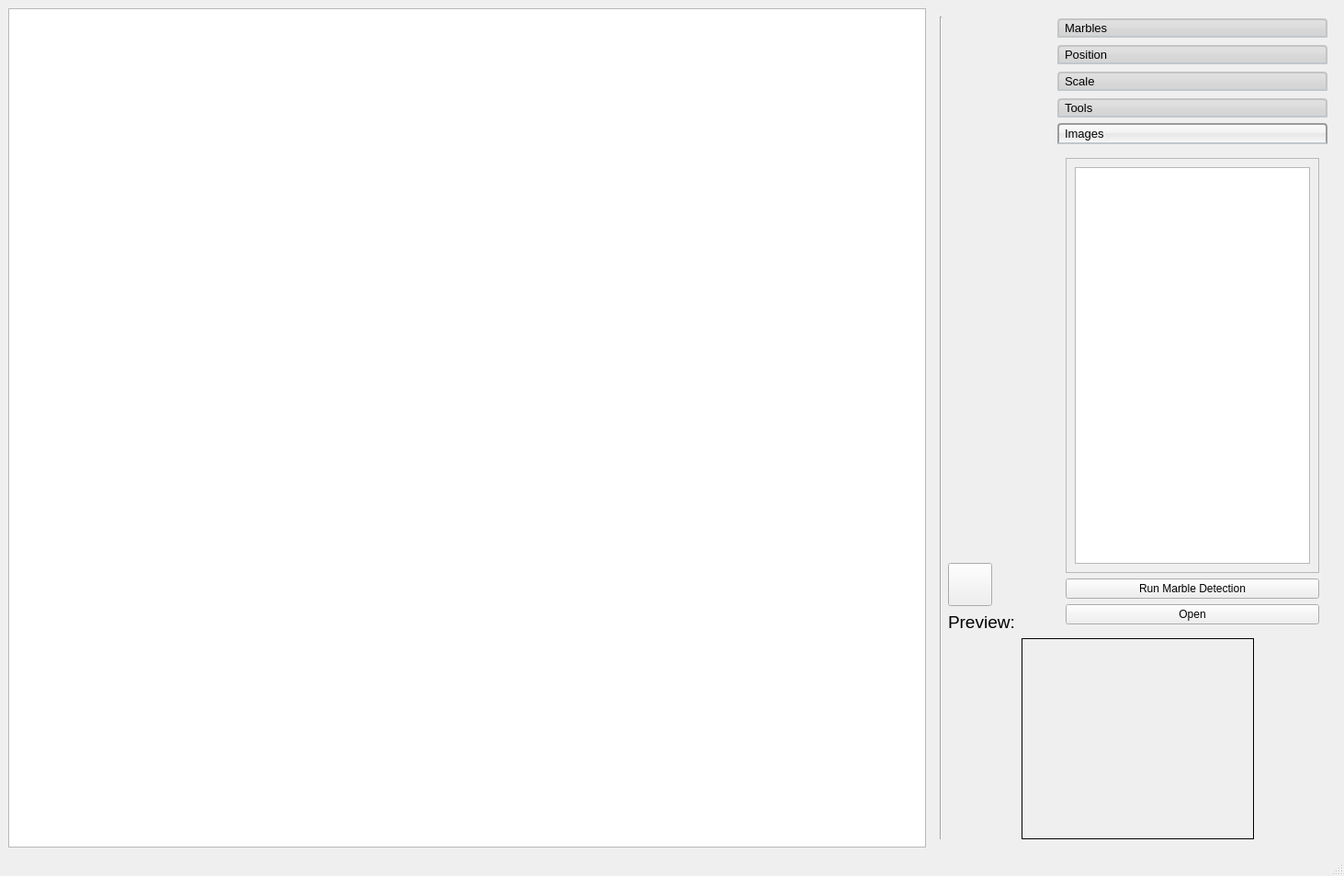
<?xml version="1.0" encoding="UTF-8"?>
<ui version="4.0">
 <class>marble_Detection</class>
 <widget class="QMainWindow" name="marble_Detection">
  <property name="geometry">
   <rect>
    <x>0</x>
    <y>0</y>
    <width>1463</width>
    <height>954</height>
   </rect>
  </property>
  <property name="sizePolicy">
   <sizepolicy hsizetype="Preferred" vsizetype="Preferred">
    <horstretch>0</horstretch>
    <verstretch>0</verstretch>
   </sizepolicy>
  </property>
  <property name="windowTitle">
   <string>Marble Detection</string>
  </property>
  <property name="styleSheet">
   <string notr="true">color: rgb(0, 0, 0);
font: 75 10pt &quot;MS Shell Dlg 2&quot;;
</string>
  </property>
  <widget class="QWidget" name="centralwidget">
   <layout class="QHBoxLayout" name="horizontalLayout_4">
    <item>
     <widget class="QGraphicsView" name="marbleGraphicView">
      <property name="sizePolicy">
       <sizepolicy hsizetype="Expanding" vsizetype="Expanding">
        <horstretch>0</horstretch>
        <verstretch>0</verstretch>
       </sizepolicy>
      </property>
     </widget>
    </item>
    <item>
     <widget class="QWidget" name="sidebarContainerWidget" native="true">
      <property name="sizePolicy">
       <sizepolicy hsizetype="Maximum" vsizetype="Expanding">
        <horstretch>0</horstretch>
        <verstretch>0</verstretch>
       </sizepolicy>
      </property>
      <layout class="QHBoxLayout" name="horizontalLayout">
       <item>
        <widget class="Line" name="line_2">
         <property name="orientation">
          <enum>Qt::Vertical</enum>
         </property>
        </widget>
       </item>
       <item>
        <layout class="QVBoxLayout" name="sidebarLayout">
         <property name="sizeConstraint">
          <enum>QLayout::SetMaximumSize</enum>
         </property>
         <item>
          <layout class="QHBoxLayout" name="UpperLayout">
           <item>
            <layout class="QVBoxLayout" name="PreviewSwapLayout">
             <item>
              <spacer name="verticalSpacer_6">
               <property name="orientation">
                <enum>Qt::Vertical</enum>
               </property>
               <property name="sizeHint" stdset="0">
                <size>
                 <width>20</width>
                 <height>40</height>
                </size>
               </property>
              </spacer>
             </item>
             <item>
              <widget class="QToolButton" name="swap_Button">
               <property name="text">
                <string/>
               </property>
               <property name="icon">
                <iconset>
                 <normalon>:/noun_swap_99117.png</normalon>
                </iconset>
               </property>
               <property name="iconSize">
                <size>
                 <width>40</width>
                 <height>40</height>
                </size>
               </property>
              </widget>
             </item>
             <item>
              <widget class="QLabel" name="Preview">
               <property name="font">
                <font>
                 <family>MS Shell Dlg 2</family>
                 <pointsize>14</pointsize>
                 <weight>9</weight>
                 <italic>false</italic>
                 <bold>false</bold>
                 <kerning>true</kerning>
                </font>
               </property>
               <property name="styleSheet">
                <string notr="true">font: 75 14pt &quot;MS Shell Dlg 2&quot;;</string>
               </property>
               <property name="text">
                <string>Preview:</string>
               </property>
              </widget>
             </item>
            </layout>
           </item>
           <item>
            <spacer name="horizontalSpacer_3">
             <property name="orientation">
              <enum>Qt::Horizontal</enum>
             </property>
             <property name="sizeType">
              <enum>QSizePolicy::Preferred</enum>
             </property>
             <property name="sizeHint" stdset="0">
              <size>
               <width>40</width>
               <height>20</height>
              </size>
             </property>
            </spacer>
           </item>
           <item>
            <widget class="QToolBox" name="toolBox">
             <property name="font">
              <font>
               <family>MS Shell Dlg 2</family>
               <pointsize>10</pointsize>
               <weight>9</weight>
               <italic>false</italic>
               <bold>false</bold>
              </font>
             </property>
             <property name="styleSheet">
              <string notr="true">QToolBox::tab {
background: qlineargradient(x1: 0, y1: 0, x2: 0, y2: 1, stop: 0 #E1E1E1, stop: 0.4 #DDDDDD, stop: 0.5 #D8D8D8, stop: 1.0 #D3D3D3);
border: 2px solid #C4C4C3;
border-bottom-color: #C2C7CB; /* same as the pane color */
border-top-left-radius: 4px;
border-top-right-radius: 4px;
font: 11pt &quot;MS Shell Dlg 2&quot;;
min-width: 8ex;
padding: 2px;
}
QToolBox::tab:selected, QTabBar::tab:hover {
background: qlineargradient(x1: 0, y1: 0, x2: 0, y2: 1, stop: 0 #fafafa, stop: 0.4 #f4f4f4, stop: 0.5 #e7e7e7, stop: 1.0 #fafafa);
}
QToolBox::tab:selected {
border-color: #9B9B9B;
border-bottom-color: #C2C7CB; /* same as pane color */
}
QToolBox::tab:!selected {
margin-top: 2px; /* make non-selected tabs look smaller */
}
/*
QToolBox::tab:selected {
    font: italic;
    color: white;
}*/</string>
             </property>
             <property name="currentIndex">
              <number>4</number>
             </property>
             <widget class="QWidget" name="marble_Page">
              <property name="geometry">
               <rect>
                <x>0</x>
                <y>0</y>
                <width>296</width>
                <height>488</height>
               </rect>
              </property>
              <attribute name="label">
               <string>Marbles</string>
              </attribute>
              <layout class="QVBoxLayout" name="verticalLayout_8">
               <item>
                <layout class="QVBoxLayout" name="verticalLayout">
                 <item>
                  <widget class="QScrollArea" name="scrollArea_3">
                   <property name="widgetResizable">
                    <bool>true</bool>
                   </property>
                   <widget class="QWidget" name="scrollAreaWidgetContents_3">
                    <property name="geometry">
                     <rect>
                      <x>0</x>
                      <y>0</y>
                      <width>274</width>
                      <height>433</height>
                     </rect>
                    </property>
                    <layout class="QVBoxLayout" name="verticalLayout_7">
                     <item>
                      <widget class="QListWidget" name="listWidget_2">
                       <property name="editTriggers">
                        <set>QAbstractItemView::NoEditTriggers</set>
                       </property>
                       <property name="defaultDropAction">
                        <enum>Qt::IgnoreAction</enum>
                       </property>
                       <property name="itemAlignment">
                        <set>Qt::AlignLeading</set>
                       </property>
                      </widget>
                     </item>
                    </layout>
                   </widget>
                  </widget>
                 </item>
                 <item>
                  <layout class="QHBoxLayout" name="horizontalLayout_5">
                   <item>
                    <widget class="QPushButton" name="add_Marble_Button">
                     <property name="text">
                      <string>Add Marble</string>
                     </property>
                    </widget>
                   </item>
                   <item>
                    <widget class="QPushButton" name="remove_Marble_Button">
                     <property name="enabled">
                      <bool>false</bool>
                     </property>
                     <property name="text">
                      <string>Remove Marble</string>
                     </property>
                    </widget>
                   </item>
                  </layout>
                 </item>
                </layout>
               </item>
              </layout>
             </widget>
             <widget class="QWidget" name="movement_Page">
              <property name="geometry">
               <rect>
                <x>0</x>
                <y>0</y>
                <width>249</width>
                <height>488</height>
               </rect>
              </property>
              <attribute name="label">
               <string>Position</string>
              </attribute>
              <layout class="QVBoxLayout" name="verticalLayout_12">
               <item>
                <layout class="QVBoxLayout" name="verticalLayout_2">
                 <item>
                  <widget class="QLabel" name="label_X">
                   <property name="font">
                    <font>
                     <family>MS Shell Dlg 2</family>
                     <pointsize>10</pointsize>
                     <weight>9</weight>
                     <italic>false</italic>
                     <bold>false</bold>
                    </font>
                   </property>
                   <property name="text">
                    <string>X Position:</string>
                   </property>
                   <property name="alignment">
                    <set>Qt::AlignBottom|Qt::AlignLeading|Qt::AlignLeft</set>
                   </property>
                  </widget>
                 </item>
                 <item>
                  <widget class="QSpinBox" name="spin_Box_X">
                   <property name="toolTip">
                    <string>X Value of Sphere</string>
                   </property>
                   <property name="maximum">
                    <number>2088</number>
                   </property>
                   <property name="value">
                    <number>0</number>
                   </property>
                  </widget>
                 </item>
                 <item>
                  <widget class="QSlider" name="horizontal_Slider_X">
                   <property name="maximum">
                    <number>2088</number>
                   </property>
                   <property name="value">
                    <number>0</number>
                   </property>
                   <property name="sliderPosition">
                    <number>0</number>
                   </property>
                   <property name="orientation">
                    <enum>Qt::Horizontal</enum>
                   </property>
                  </widget>
                 </item>
                 <item>
                  <widget class="QLabel" name="label_Y">
                   <property name="enabled">
                    <bool>true</bool>
                   </property>
                   <property name="font">
                    <font>
                     <family>MS Shell Dlg 2</family>
                     <pointsize>10</pointsize>
                     <weight>9</weight>
                     <italic>false</italic>
                     <bold>false</bold>
                    </font>
                   </property>
                   <property name="text">
                    <string>Y Position:</string>
                   </property>
                   <property name="alignment">
                    <set>Qt::AlignBottom|Qt::AlignLeading|Qt::AlignLeft</set>
                   </property>
                  </widget>
                 </item>
                 <item>
                  <widget class="QSpinBox" name="spin_Box_Y">
                   <property name="maximum">
                    <number>1387</number>
                   </property>
                   <property name="value">
                    <number>0</number>
                   </property>
                  </widget>
                 </item>
                 <item>
                  <widget class="QSlider" name="horizontal_Slider_Y">
                   <property name="maximum">
                    <number>1387</number>
                   </property>
                   <property name="value">
                    <number>0</number>
                   </property>
                   <property name="orientation">
                    <enum>Qt::Horizontal</enum>
                   </property>
                  </widget>
                 </item>
                 <item>
                  <spacer name="verticalSpacer">
                   <property name="orientation">
                    <enum>Qt::Vertical</enum>
                   </property>
                   <property name="sizeHint" stdset="0">
                    <size>
                     <width>20</width>
                     <height>40</height>
                    </size>
                   </property>
                  </spacer>
                 </item>
                </layout>
               </item>
              </layout>
             </widget>
             <widget class="QWidget" name="scale_Page">
              <property name="geometry">
               <rect>
                <x>0</x>
                <y>0</y>
                <width>249</width>
                <height>488</height>
               </rect>
              </property>
              <attribute name="label">
               <string>Scale</string>
              </attribute>
              <layout class="QVBoxLayout" name="verticalLayout_13">
               <item>
                <layout class="QVBoxLayout" name="verticalLayout_3">
                 <item>
                  <widget class="QLabel" name="radius_Label">
                   <property name="text">
                    <string>Radius</string>
                   </property>
                   <property name="alignment">
                    <set>Qt::AlignBottom|Qt::AlignLeading|Qt::AlignLeft</set>
                   </property>
                  </widget>
                 </item>
                 <item>
                  <widget class="QDoubleSpinBox" name="spin_Box_Radius">
                   <property name="toolTip">
                    <string>Selecter for Radius of Sphere</string>
                   </property>
                   <property name="minimum">
                    <double>50.000000000000000</double>
                   </property>
                   <property name="maximum">
                    <double>500.000000000000000</double>
                   </property>
                   <property name="value">
                    <double>100.000000000000000</double>
                   </property>
                  </widget>
                 </item>
                 <item>
                  <widget class="QSlider" name="horizontal_Slider_Radius">
                   <property name="minimum">
                    <number>50</number>
                   </property>
                   <property name="maximum">
                    <number>500</number>
                   </property>
                   <property name="value">
                    <number>100</number>
                   </property>
                   <property name="orientation">
                    <enum>Qt::Horizontal</enum>
                   </property>
                  </widget>
                 </item>
                 <item>
                  <widget class="Line" name="line">
                   <property name="orientation">
                    <enum>Qt::Horizontal</enum>
                   </property>
                  </widget>
                 </item>
                 <item>
                  <widget class="QCheckBox" name="check_Box_Spherical">
                   <property name="text">
                    <string>Force Circular?</string>
                   </property>
                   <property name="checked">
                    <bool>true</bool>
                   </property>
                  </widget>
                 </item>
                 <item>
                  <spacer name="verticalSpacer_2">
                   <property name="orientation">
                    <enum>Qt::Vertical</enum>
                   </property>
                   <property name="sizeHint" stdset="0">
                    <size>
                     <width>20</width>
                     <height>40</height>
                    </size>
                   </property>
                  </spacer>
                 </item>
                </layout>
               </item>
              </layout>
             </widget>
             <widget class="QWidget" name="tools_Page">
              <property name="geometry">
               <rect>
                <x>0</x>
                <y>0</y>
                <width>249</width>
                <height>488</height>
               </rect>
              </property>
              <attribute name="label">
               <string>Tools</string>
              </attribute>
              <layout class="QVBoxLayout" name="verticalLayout_11">
               <item>
                <layout class="QVBoxLayout" name="verticalLayout_4">
                 <property name="spacing">
                  <number>4</number>
                 </property>
                 <item alignment="Qt::AlignBottom">
                  <widget class="QLabel" name="zoom_Label">
                   <property name="text">
                    <string>Zoom:</string>
                   </property>
                  </widget>
                 </item>
                 <item>
                  <layout class="QHBoxLayout" name="horizontalLayout_2">
                   <item>
                    <widget class="QPushButton" name="zoom_Out_Button">
                     <property name="text">
                      <string>Zoom Out</string>
                     </property>
                    </widget>
                   </item>
                   <item>
                    <widget class="QPushButton" name="zoom_In_Button">
                     <property name="text">
                      <string>Zoom In</string>
                     </property>
                    </widget>
                   </item>
                  </layout>
                 </item>
                 <item>
                  <widget class="QPushButton" name="zoom_Reset_Button">
                   <property name="text">
                    <string>Reset</string>
                   </property>
                  </widget>
                 </item>
                 <item>
                  <spacer name="verticalSpacer_4">
                   <property name="orientation">
                    <enum>Qt::Vertical</enum>
                   </property>
                   <property name="sizeHint" stdset="0">
                    <size>
                     <width>20</width>
                     <height>40</height>
                    </size>
                   </property>
                  </spacer>
                 </item>
                 <item>
                  <widget class="Line" name="seperator">
                   <property name="orientation">
                    <enum>Qt::Horizontal</enum>
                   </property>
                  </widget>
                 </item>
                 <item alignment="Qt::AlignBottom">
                  <widget class="QLabel" name="colour_Label">
                   <property name="text">
                    <string>Marker Colour:</string>
                   </property>
                  </widget>
                 </item>
                 <item>
                  <layout class="QVBoxLayout" name="verticalLayout_5">
                   <item>
                    <widget class="QLabel" name="label_Red">
                     <property name="text">
                      <string>   Red:</string>
                     </property>
                    </widget>
                   </item>
                   <item>
                    <widget class="QScrollBar" name="horizontal_Scroll_Bar_Red">
                     <property name="autoFillBackground">
                      <bool>false</bool>
                     </property>
                     <property name="styleSheet">
                      <string notr="true">QScrollBar:horizontal {
    border: 0px solid white;
    background: qlineargradient(spread:pad, x1:0, y1:0, x2:1, y2:0, stop:0 rgba(0, 0, 0, 255), stop:1 rgba(255, 255, 255, 255));
    height: 15px;
    margin: 0px 20px 0 20px;
}

QScrollBar::handle:horizontal {
    background: rgb(255, 0, 0);
    min-width: 20px;
	border: 1px solid black;
}

QScrollBar:left-arrow:horizontal, QScrollBar::right-arrow:horizontal {
    border: 2px solid grey;
    width: 3px;
    height: 3px;
    background: white;
}

QScrollBar::add-page:horizontal, QScrollBar::sub-page:horizontal {
    background: none;
}

QScrollBar::add-line:horizontal {
    border: 2px solid black;
    background:grey;
    width: 20px;
    subcontrol-position: right;
    subcontrol-origin: margin;
}

QScrollBar::sub-line:horizontal {
    border: 2px solid black;
    background: grey;
    width: 20px;
    subcontrol-position: left;
    subcontrol-origin: margin;
}</string>
                     </property>
                     <property name="maximum">
                      <number>255</number>
                     </property>
                     <property name="orientation">
                      <enum>Qt::Horizontal</enum>
                     </property>
                    </widget>
                   </item>
                   <item>
                    <widget class="QLabel" name="label_Green">
                     <property name="text">
                      <string>   Green:</string>
                     </property>
                    </widget>
                   </item>
                   <item>
                    <widget class="QScrollBar" name="horizontal_Scroll_Bar_Green">
                     <property name="styleSheet">
                      <string notr="true">QScrollBar:horizontal {
    border: 0px solid white;
    background: qlineargradient(spread:pad, x1:0, y1:0, x2:1, y2:0, stop:0 rgba(0, 0, 0, 255), stop:1 rgba(255, 255, 255, 255));
    height: 15px;
    margin: 0px 20px 0 20px;
}

QScrollBar::handle:horizontal {
    background: rgb(0, 255, 0);
    min-width: 20px;
	border: 1px solid black;
}

QScrollBar:left-arrow:horizontal, QScrollBar::right-arrow:horizontal {
    border: 2px solid grey;
    width: 3px;
    height: 3px;
    background: white;
}

QScrollBar::add-page:horizontal, QScrollBar::sub-page:horizontal {
    background: none;
}

QScrollBar::add-line:horizontal {
    border: 2px solid black;
    background:grey;
    width: 20px;
    subcontrol-position: right;
    subcontrol-origin: margin;
}

QScrollBar::sub-line:horizontal {
    border: 2px solid black;
    background: grey;
    width: 20px;
    subcontrol-position: left;
    subcontrol-origin: margin;
}</string>
                     </property>
                     <property name="maximum">
                      <number>255</number>
                     </property>
                     <property name="value">
                      <number>255</number>
                     </property>
                     <property name="orientation">
                      <enum>Qt::Horizontal</enum>
                     </property>
                    </widget>
                   </item>
                   <item>
                    <widget class="QLabel" name="label_Blue">
                     <property name="text">
                      <string>   Blue:</string>
                     </property>
                    </widget>
                   </item>
                   <item>
                    <widget class="QScrollBar" name="horizontal_Scroll_Bar_Blue">
                     <property name="styleSheet">
                      <string notr="true">QScrollBar:horizontal {
    border: 0px solid white;
    background: qlineargradient(spread:pad, x1:0, y1:0, x2:1, y2:0, stop:0 rgba(0, 0, 0, 255), stop:1 rgba(255, 255, 255, 255));
    height: 15px;
    margin: 0px 20px 0 20px;
}

QScrollBar::handle:horizontal {
    background: rgb(0, 0, 255);
    min-width: 20px;
	border: 1px solid black;
}

QScrollBar:left-arrow:horizontal, QScrollBar::right-arrow:horizontal {
    border: 2px solid grey;
    width: 3px;
    height: 3px;
    background: white;
}

QScrollBar::add-page:horizontal, QScrollBar::sub-page:horizontal {
    background: none;
}

QScrollBar::add-line:horizontal {
    border: 2px solid black;
    background:grey;
    width: 20px;
    subcontrol-position: right;
    subcontrol-origin: margin;
}

QScrollBar::sub-line:horizontal {
    border: 2px solid black;
    background: grey;
    width: 20px;
    subcontrol-position: left;
    subcontrol-origin: margin;
}</string>
                     </property>
                     <property name="maximum">
                      <number>255</number>
                     </property>
                     <property name="orientation">
                      <enum>Qt::Horizontal</enum>
                     </property>
                    </widget>
                   </item>
                   <item alignment="Qt::AlignRight">
                    <widget class="QToolButton" name="colour_Selector_Button">
                     <property name="text">
                      <string>...</string>
                     </property>
                    </widget>
                   </item>
                  </layout>
                 </item>
                 <item>
                  <spacer name="verticalSpacer_5">
                   <property name="orientation">
                    <enum>Qt::Vertical</enum>
                   </property>
                   <property name="sizeHint" stdset="0">
                    <size>
                     <width>20</width>
                     <height>40</height>
                    </size>
                   </property>
                  </spacer>
                 </item>
                 <item>
                  <widget class="Line" name="seperator_2">
                   <property name="orientation">
                    <enum>Qt::Horizontal</enum>
                   </property>
                  </widget>
                 </item>
                 <item>
                  <widget class="QLabel" name="label_2">
                   <property name="text">
                    <string>Image Manipulation:</string>
                   </property>
                  </widget>
                 </item>
                 <item>
                  <layout class="QHBoxLayout" name="horizontalLayout_3">
                   <item>
                    <spacer name="horizontalSpacer_4">
                     <property name="orientation">
                      <enum>Qt::Horizontal</enum>
                     </property>
                     <property name="sizeHint" stdset="0">
                      <size>
                       <width>40</width>
                       <height>20</height>
                      </size>
                     </property>
                    </spacer>
                   </item>
                   <item>
                    <layout class="QVBoxLayout" name="verticalLayout_6">
                     <item>
                      <widget class="QCheckBox" name="checkBox">
                       <property name="text">
                        <string>Average Images</string>
                       </property>
                      </widget>
                     </item>
                    </layout>
                   </item>
                  </layout>
                 </item>
                </layout>
               </item>
              </layout>
             </widget>
             <widget class="QWidget" name="images_Page">
              <property name="geometry">
               <rect>
                <x>0</x>
                <y>0</y>
                <width>294</width>
                <height>488</height>
               </rect>
              </property>
              <attribute name="label">
               <string>Images</string>
              </attribute>
              <layout class="QVBoxLayout" name="verticalLayout_9">
               <item>
                <widget class="QScrollArea" name="scrollArea_2">
                 <property name="widgetResizable">
                  <bool>true</bool>
                 </property>
                 <widget class="QWidget" name="scrollAreaWidgetContents_2">
                  <property name="geometry">
                   <rect>
                    <x>0</x>
                    <y>0</y>
                    <width>274</width>
                    <height>406</height>
                   </rect>
                  </property>
                  <layout class="QVBoxLayout" name="verticalLayout_10">
                   <item>
                    <widget class="QListWidget" name="listWidget">
                     <property name="editTriggers">
                      <set>QAbstractItemView::NoEditTriggers</set>
                     </property>
                     <property name="defaultDropAction">
                      <enum>Qt::IgnoreAction</enum>
                     </property>
                     <property name="itemAlignment">
                      <set>Qt::AlignLeading</set>
                     </property>
                    </widget>
                   </item>
                  </layout>
                 </widget>
                </widget>
               </item>
               <item>
                <widget class="QPushButton" name="test_Button">
                 <property name="text">
                  <string>Run Marble Detection</string>
                 </property>
                </widget>
               </item>
               <item>
                <widget class="QPushButton" name="open_Button">
                 <property name="text">
                  <string>Open</string>
                 </property>
                </widget>
               </item>
              </layout>
             </widget>
            </widget>
           </item>
           <item>
            <layout class="QVBoxLayout" name="ToolboxLayout"/>
           </item>
          </layout>
         </item>
         <item>
          <layout class="QHBoxLayout" name="previewLayout">
           <item>
            <spacer name="horizontalSpacer">
             <property name="orientation">
              <enum>Qt::Horizontal</enum>
             </property>
             <property name="sizeType">
              <enum>QSizePolicy::Minimum</enum>
             </property>
             <property name="sizeHint" stdset="0">
              <size>
               <width>80</width>
               <height>20</height>
              </size>
             </property>
            </spacer>
           </item>
           <item>
            <widget class="QLabel" name="preivew_Label">
             <property name="sizePolicy">
              <sizepolicy hsizetype="Maximum" vsizetype="Preferred">
               <horstretch>0</horstretch>
               <verstretch>0</verstretch>
              </sizepolicy>
             </property>
             <property name="minimumSize">
              <size>
               <width>219</width>
               <height>219</height>
              </size>
             </property>
             <property name="maximumSize">
              <size>
               <width>389</width>
               <height>219</height>
              </size>
             </property>
             <property name="frameShape">
              <enum>QFrame::Panel</enum>
             </property>
             <property name="frameShadow">
              <enum>QFrame::Plain</enum>
             </property>
             <property name="lineWidth">
              <number>1</number>
             </property>
             <property name="text">
              <string notr="true"/>
             </property>
             <property name="scaledContents">
              <bool>true</bool>
             </property>
            </widget>
           </item>
           <item>
            <spacer name="horizontalSpacer_2">
             <property name="orientation">
              <enum>Qt::Horizontal</enum>
             </property>
             <property name="sizeType">
              <enum>QSizePolicy::Minimum</enum>
             </property>
             <property name="sizeHint" stdset="0">
              <size>
               <width>80</width>
               <height>20</height>
              </size>
             </property>
            </spacer>
           </item>
          </layout>
         </item>
        </layout>
       </item>
      </layout>
     </widget>
    </item>
   </layout>
  </widget>
  <widget class="QMenuBar" name="menubar">
   <property name="geometry">
    <rect>
     <x>0</x>
     <y>0</y>
     <width>1463</width>
     <height>22</height>
    </rect>
   </property>
  </widget>
  <widget class="QStatusBar" name="statusbar"/>
 </widget>
 <resources/>
 <connections/>
</ui>
